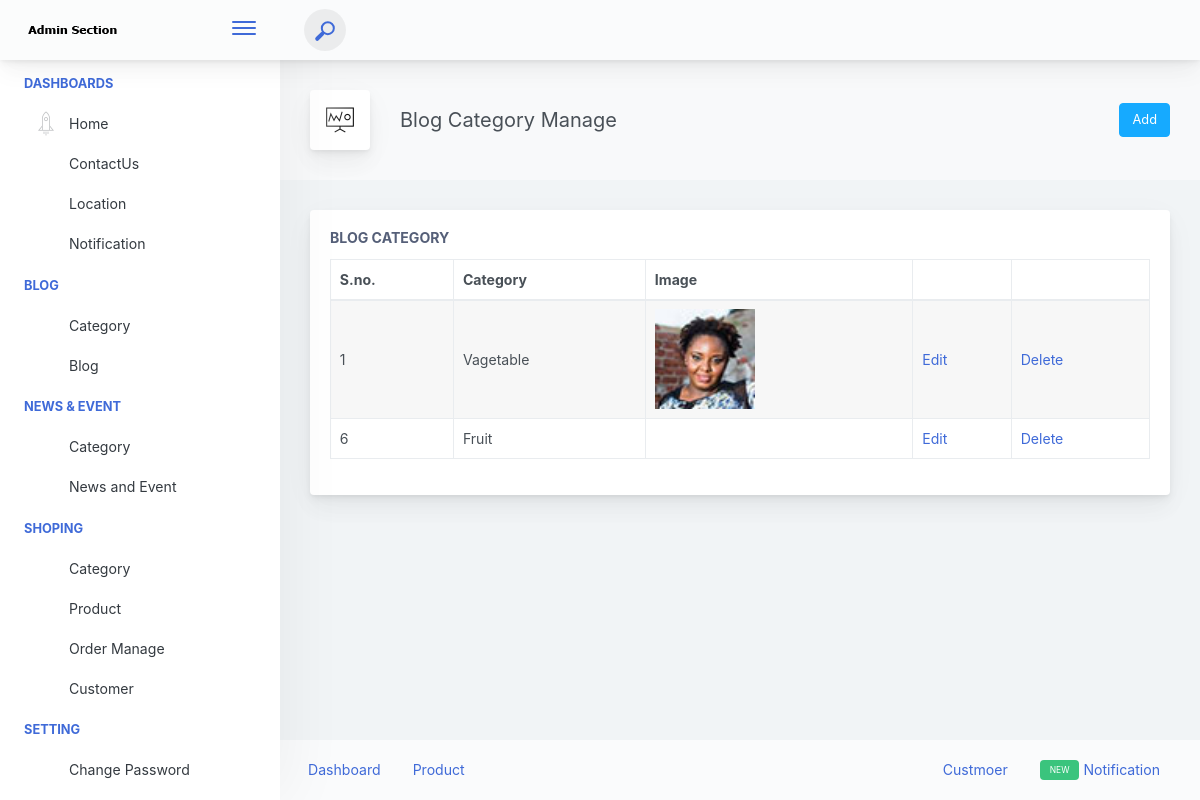
/Admin/AdminBlogCategoryShow.php, run on the app's committed database.
### tables this page shows
CREATE TABLE `tbl_blogcategory` (
  `CategoryId` int(11) NOT NULL,
  `CategoryName` varchar(200) NOT NULL,
  `PhotoUrl` varchar(200) NOT NULL
);

### Admin/AdminBlogCategoryShow.php (the view, shortened to what this page needs)
<?php
    include("../connection.php");
?>
<!doctype html>
<html lang="en">
<head>
<link href="./main.css" rel="stylesheet"></head>
<body>
    <div class="app-container app-theme-white body-tabs-shadow fixed-sidebar fixed-header">
            <?php
                 include("AdminHeader.php");
            ?>
        <div class="app-main">
                <?php
                     include("AdminMenu.php");
                ?>
            <div class="app-main__outer">
                <div class="app-main__inner">
                    <div class="app-page-title">
                        <div class="page-title-wrapper">
                            <div class="page-title-heading">
                                <div class="page-title-icon">
                                    <i class="pe-7s-display1 icon-gradient bg-premium-dark">
                                    </i>
                                </div>
                                <div>Blog Category Manage
                                </div>
                            </div>
                            <div class="page-title-actions">
                                <div class="d-inline-block dropdown">
                                    <a href="AdminBlogCategoryAdd.php"><button type="button"class="btn-shadow  btn btn-info">Add</button></a>
                                </div>
                            </div>
                        </div>
                    </div>
                    <div class="row">
                        <div class="col-md-12">
                            <div class="main-card mb-3 card">
                                <div class="card-body"><h5 class="card-title">Blog Category</h5>
                                    <div class="mb-3">
                                    <table class="mb-0 table table-bordered table-hover table-striped">
                                        <thead>
                                            <tr>
                                                <th>S.no.</th>
                                                <th>Category</th>
                                                <th>Image</th>
                                                <th></th>
                                                <th></th>
                                            </tr>
                                        </thead>
                                        <tbody>
                                        <?php
                                            $qry="SELECT * FROM tbl_blogCategory";
                                            $tbl=mysqli_query($con,$qry);
                                            while($row=mysqli_fetch_array($tbl)){
                                        ?>
                                        <tr>
                                            <td><?php echo $row["CategoryId"];?></td>
                                            <td><?php echo $row["CategoryName"];?></td>
                                            <td><img src="../<?php echo $row["PhotoUrl"];?>" alt="" style="width:100px;"></td>
                                            <td><a  href='AdminBlogCategoryEdit.php?eid=<?php echo $row["CategoryId"];?>' >Edit</a></td>
                                            <td><a  href='AdminBlogCategoryShow.php?did=<?php echo $row["CategoryId"];?>' onclick="return confirm('Are you sure?')">Delete</a></td>
                                        </tr>
                                        <?php
                                            }
                                        ?>
                                        </tbody>
                                    </table>
                                    </div>
                                </div>
                            </div>
                        </div>
                    </div>
                </div>
                <?php
                    include("AdminFooter.php");
                ?>
            </div>
        </div>
    </div>
</body>
</html>

### data on the page
tbl_blogcategory: CategoryId "1", CategoryName "Vagetable", PhotoUrl (picture)
tbl_blogcategory: CategoryId "6", CategoryName "Fruit"
